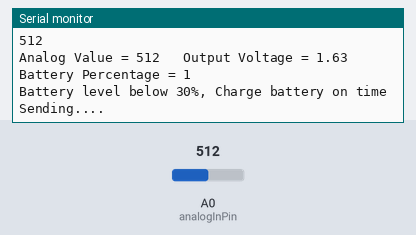
The sketch below on a simulated ESP8266 (NodeMCU). On the bench: the last lines printed to the serial monitor. The inputs (shaded band) are chosen by the test bench; at power-on: A0 (analogInPin) = 512. WiFi joins after 1.5 s; servers stay silent unless stated.

Above: at 16.2 s.
16.3 s: A0 (analogInPin) set to 900
At 21.7 s:
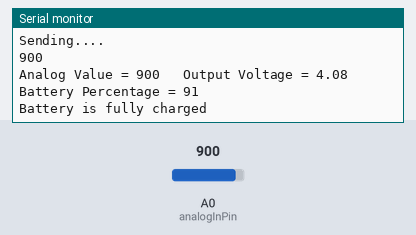
29.5 s: A0 (analogInPin) set to 1023
At 37.8 s:
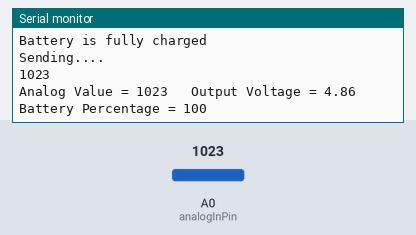

Measured:
- after the input at 16.3 s, the serial monitor: prints a new line after 3.1 s (image 1)
- after the input at 29.5 s, the serial monitor: prints a new line after 7.5 s (image 2)

The sketch:

main_file.ino
```cpp
//Blynk Authentications
//Replace the id and token
#define BLYNK_TEMPLATE_ID "BLYNK_TEMPLATE_ID"
#define BLYNK_TEMPLATE_NAME "Battery Charging Indicator"
#define BLYNK_AUTH_TOKEN "BLYNK_AUTH_TOKEN"

#include <ESP8266WiFi.h>
#include <BlynkSimpleEsp8266.h>

//Think Speak Authentication
//Repalce wifi name,password and api-key
String apiKey = "api-key";
const char* ssid =  "wifi-name";     // Enter your WiFi Network's SSID
const char* pass =  "password"; // Enter your WiFi Network's Password
const char* server = "api.thingspeak.com";


//Blynk
char Ssid[] = "wifi-name";
char Pass[] = "password";

/* Comment this out to disable prints and save space */
#define BLYNK_PRINT Serial


int analogInPin  = A0;    // Analog input pin
int sensorValue;          // Analog Output of Sensor
float calibration = 1.6; // Check Battery voltage using multimeter & add/subtract the value
int bat_percentage;

WiFiClient client;

void setup()
{
 Serial.begin(115200);

  Serial.println("Begin");
  Serial.println("Connecting to ");
  Serial.println(ssid);
  WiFi.begin(ssid, pass);

  while (WiFi.status() != WL_CONNECTED)
  {
    delay(100);
    Serial.print("*");
  }
  Serial.println("");
  Serial.println("WiFi connected");

  Blynk.begin(BLYNK_AUTH_TOKEN, Ssid, Pass);
}


void loop()
{
  Blynk.run();

  sensorValue = analogRead(analogInPin);
  Serial.println(sensorValue);
  float voltage = (((sensorValue * 3.23) / 1023) *2) - calibration;  //multiply by two as voltage divider network is 100K & 100K Resistor
  bat_percentage = mapfloat(voltage, 2.75, 4.2, 0.0, 100.0); //2.75V as Battery Cut off Voltage & 4.2V as Maximum Voltage


  if (bat_percentage >= 100)
  {
    bat_percentage = 100;
  }
  if (bat_percentage <= 0)
  {
    bat_percentage = 1;
  }


  Serial.print("Analog Value = ");
  Serial.print(sensorValue);
  Serial.print("\t Output Voltage = ");
  Serial.print(voltage);
  Serial.print("\t Battery Percentage = ");
  Serial.println(bat_percentage);
  delay(1000);

//Sending Data to Blynk app
 Blynk.virtualWrite(V0, voltage);  // for battery voltage
 Blynk.virtualWrite(V1, bat_percentage);  // for battery percentage

 if (bat_percentage <=30)
    {
      Serial.println("Battery level below 30%, Charge battery on time");
      //send notification
      Blynk.logEvent("battery_low", "Battery is getting low.... Plugin to charge") ;
      delay(500);
    }

     if (bat_percentage >=90)
    {
      Serial.println("Battery is fully charged");
      //send notification
      Blynk.logEvent("Battery Charged") ;
      delay(500);
    }

//Sending data to Think speak server
 if (client.connect(server, 80))
  {

    String postStr = apiKey;
    postStr += "&field1=";
    postStr += String(voltage);
    postStr += "&field2=";
    postStr += String(bat_percentage);
    postStr += "&field3=";
    postStr += String(bat_percentage);

    postStr += "\r\n\r\n";

    client.print("POST /update HTTP/1.1\n");
    delay(100);
    client.print("Host: api.thingspeak.com\n");
    delay(100);
    client.print("Connection: close\n");
    delay(100);
    client.print("X-THINGSPEAKAPIKEY: " + apiKey + "\n");
    delay(100);
    client.print("Content-Type: application/x-www-form-urlencoded\n");
    delay(100);
    client.print("Content-Length: ");
    delay(100);
    client.print(postStr.length());
    delay(100);
    client.print("\n\n");
    delay(100);
    client.print(postStr);
    delay(100);
  }
  client.stop();
  Serial.println("Sending....");
  delay(15000);
}

 float mapfloat(float x, float in_min, float in_max, float out_min, float out_max)
{
  return (x - in_min) * (out_max - out_min) / (in_max - in_min) + out_min;
}
```
